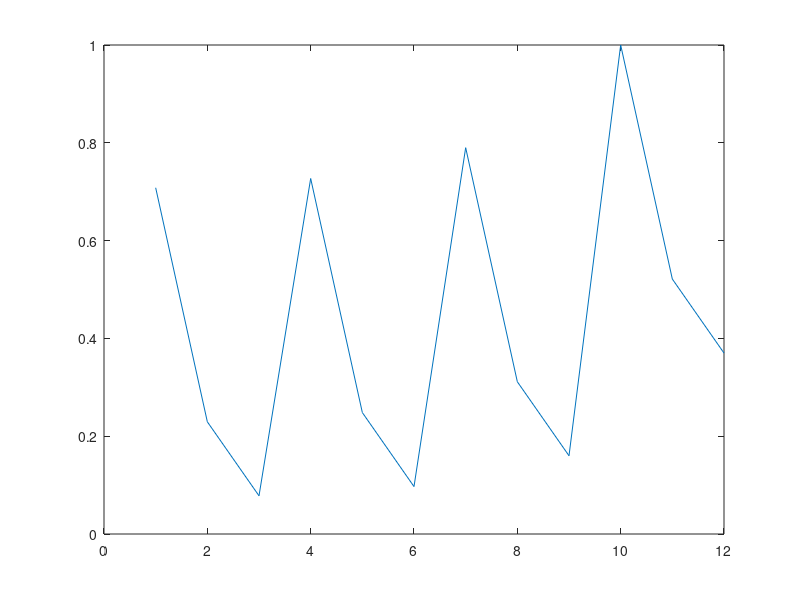

Write the MATLAB code that produced this figure.
clear all
%Model Parameters
phi_p = 0.1;
phi_g=0.3;
gamma=0.97% rate of change of primacy gradient across groups
sigma_gp=0.02% 
rho=0.3;

% Experiment Setting

listlength=12;
j=1:listlength; % position of each item in the list
p=linspace(0,1,listlength);% information about within group position
groups=3;
g=linspace(0,1,groups); % information about group position
k=1:listlength/groups; % position of item within a group
item_cue=p(9);
group_cue=g;

% control elelements to lists (A1-3)
% control elelements to groups (A4-6)
% selecting control element to 1 (A7)

% set group context (g) - vector of pattern of scaled activations 1/sqr(numbergroups)
% group strengths

group_strength=phi_g.^abs(g-groups);
% group cues associated with current group context by updating
% to cue an item retrieve group context+position of item
%  % Associating items with group conetxt at encoding
%  % define strength of learning - primacy gradient in each group
 %eta_gv=gamma.^(k-1)+(rand*sigma_gp); %(A10)
%  % associate an item with it's group context
 %W_GV= eta_gv*(g*v)'  %(A9)
 
 % extent to which item is activated by group context
 %P_CG=1 %if group context is carried over from encoding
 % upsilon_GV=P_CG*sum(eta_gv*phi_g)
 % k indexes groups with which item been associated
 % i indexes context of group placed across all group context units -what's
 % this

 % within list position
item_strength= phi_p.^abs(p-item_cue)
  % associated item to within-group context
% W_PV=eta_g*(p*v)'; (A13)
% then scaled by noisy primacy gradient (A14) - 

% define v (A15)
% select item (A16) - competion between items

%% TASK
group_strength=phi_g.^abs(g-groups); % group strength relative to group n
item_strength= phi_p.^abs(p-item_cue) % item strength relative to first item in last group
% need to weightt each item relative to group strength 
% must be better way to do this?
group_1=item_strength(1:4)*group_strength(1)
group_2=item_strength(5:8)*group_strength(2)
group_3=item_strength(9:12)*group_strength(3)

% create a vector that tells you the group strength of each item
item_group_strength=[group_1,group_2,group_3]

plot(1:4,group_1,'+',5:8,group_2,'+',9:12,group_3,'+')

%% Simon's Version
% make group markers

groupSize = [3 3 3 3];

gContext = [];
pContext = [];

for gz=1:length(groupSize)
    gContext = [gContext repmat(gz,1,groupSize(gz))];
    pContext = [pContext linspace(0,1,groupSize(gz))];
end

v_GV = phi_g.^abs(gContext(10)-gContext);
v_PV = phi_p.^abs(pContext(10)-pContext);

v = rho*v_GV + (1-rho)*v_PV;

plot(v);


% multiply items by eta_gv to get primacy gradient?
% group_1=(item_strength(1:4)*group_strength(1)).*eta_gv
% group_2=(item_strength(5:8)*group_strength(2)).*eta_gv
% group_3=(item_strength(9:12)*group_strength(3)).*eta_gv


% item=1:listlength;
% plot(item,item_strength)
% xlabel('Item Strength')
% ylabel('P(recall)')




